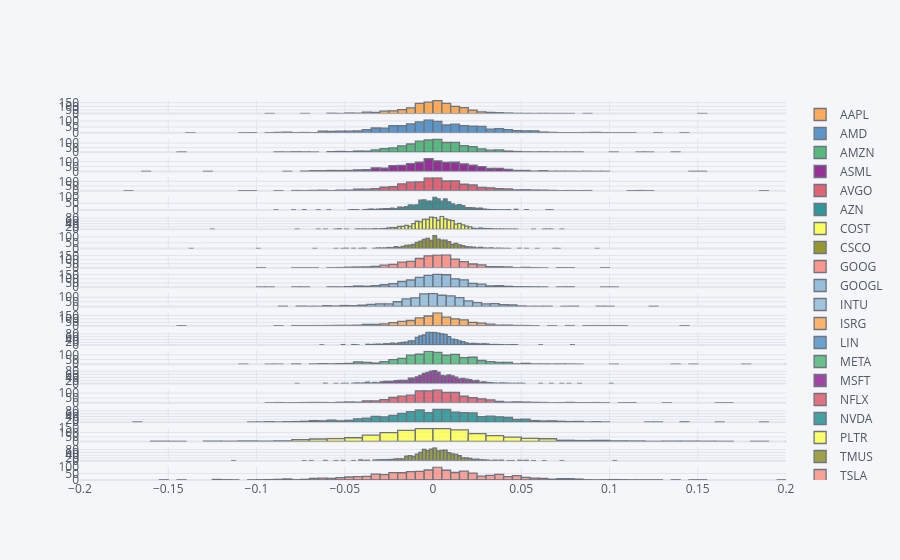

Notebook code cell kept with this figure:
### Code cell
fig = data_pct.iplot(kind='histogram',
          subplots=True,
          shared_xaxes=True,
          asFigure = True,
          )

for i in range(1, len(data_pct.columns) + 1):
    fig['layout'].update({f'xaxis{i}': {'range': [-0.2, 0.2]}})

pyo.iplot(fig)

### Figure 1 — Plotly figure (JSON) as saved in the notebook; plotly's stock layout.template omitted (floating-point values rounded to 4 significant figures; data arrays with more than 128 entries replaced by an {"elided": "..."} marker saying what was removed)
{"data": [{"histfunc": "count", "histnorm": "", "marker": {"color": "rgba(255, 153, 51, 1.0)", "line": {"color": "#4D5663", "width": 1.3}}, "name": "AAPL", "opacity": 0.8, "orientation": "v", "type": "histogram", "x": {"elided": "1183 float values"}, "xaxis": "x", "yaxis": "y"}, {"histfunc": "count", "histnorm": "", "marker": {"color": "rgba(55, 128, 191, 1.0)", "line": {"color": "#4D5663", "width": 1.3}}, "name": "AMD", "opacity": 0.8, "orientation": "v", "type": "histogram", "x": {"elided": "1183 float values"}, "xaxis": "x2", "yaxis": "y2"}, {"histfunc": "count", "histnorm": "", "marker": {"color": "rgba(50, 171, 96, 1.0)", "line": {"color": "#4D5663", "width": 1.3}}, "name": "AMZN", "opacity": 0.8, "orientation": "v", "type": "histogram", "x": {"elided": "1183 float values"}, "xaxis": "x3", "yaxis": "y3"}, {"histfunc": "count", "histnorm": "", "marker": {"color": "rgba(128, 0, 128, 1.0)", "line": {"color": "#4D5663", "width": 1.3}}, "name": "ASML", "opacity": 0.8, "orientation": "v", "type": "histogram", "x": {"elided": "1183 float values"}, "xaxis": "x4", "yaxis": "y4"}, {"histfunc": "count", "histnorm": "", "marker": {"color": "rgba(219, 64, 82, 1.0)", "line": {"color": "#4D5663", "width": 1.3}}, "name": "AVGO", "opacity": 0.8, "orientation": "v", "type": "histogram", "x": {"elided": "1183 float values"}, "xaxis": "x5", "yaxis": "y5"}, {"histfunc": "count", "histnorm": "", "marker": {"color": "rgba(0, 128, 128, 1.0)", "line": {"color": "#4D5663", "width": 1.3}}, "name": "AZN", "opacity": 0.8, "orientation": "v", "type": "histogram", "x": {"elided": "1183 float values"}, "xaxis": "x6", "yaxis": "y6"}, {"histfunc": "count", "histnorm": "", "marker": {"color": "rgba(255, 255, 51, 1.0)", "line": {"color": "#4D5663", "width": 1.3}}, "name": "COST", "opacity": 0.8, "orientation": "v", "type": "histogram", "x": {"elided": "1183 float values"}, "xaxis": "x7", "yaxis": "y7"}, {"histfunc": "count", "histnorm": "", "marker": {"color": "rgba(128, 128, 0, 1.0)", "line": {"color": "#4D5663", "width": 1.3}}, "name": "CSCO", "opacity": 0.8, "orientation": "v", "type": "histogram", "x": {"elided": "1183 float values"}, "xaxis": "x8", "yaxis": "y8"}, {"histfunc": "count", "histnorm": "", "marker": {"color": "rgba(251, 128, 114, 1.0)", "line": {"color": "#4D5663", "width": 1.3}}, "name": "GOOG", "opacity": 0.8, "orientation": "v", "type": "histogram", "x": {"elided": "1183 float values"}, "xaxis": "x9", "yaxis": "y9"}, {"histfunc": "count", "histnorm": "", "marker": {"color": "rgba(128, 177, 211, 1.0)", "line": {"color": "#4D5663", "width": 1.3}}, "name": "GOOGL", "opacity": 0.8, "orientation": "v", "type": "histogram", "x": {"elided": "1183 float values"}, "xaxis": "x10", "yaxis": "y10"}, {"histfunc": "count", "histnorm": "", "marker": {"color": "rgba(128, 177, 211, 0.8999999999999999)", "line": {"color": "#4D5663", "width": 1.3}}, "name": "INTU", "opacity": 0.8, "orientation": "v", "type": "histogram", "x": {"elided": "1183 float values"}, "xaxis": "x11", "yaxis": "y11"}, {"histfunc": "count", "histnorm": "", "marker": {"color": "rgba(255, 153, 51, 0.8999999999999999)", "line": {"color": "#4D5663", "width": 1.3}}, "name": "ISRG", "opacity": 0.8, "orientation": "v", "type": "histogram", "x": {"elided": "1183 float values"}, "xaxis": "x12", "yaxis": "y12"}, {"histfunc": "count", "histnorm": "", "marker": {"color": "rgba(55, 128, 191, 0.8999999999999999)", "line": {"color": "#4D5663", "width": 1.3}}, "name": "LIN", "opacity": 0.8, "orientation": "v", "type": "histogram", "x": {"elided": "1183 float values"}, "xaxis": "x13", "yaxis": "y13"}, {"histfunc": "count", "histnorm": "", "marker": {"color": "rgba(50, 171, 96, 0.8999999999999999)", "line": {"color": "#4D5663", "width": 1.3}}, "name": "META", "opacity": 0.8, "orientation": "v", "type": "histogram", "x": {"elided": "1183 float values"}, "xaxis": "x14", "yaxis": "y14"}, {"histfunc": "count", "histnorm": "", "marker": {"color": "rgba(128, 0, 128, 0.8999999999999999)", "line": {"color": "#4D5663", "width": 1.3}}, "name": "MSFT", "opacity": 0.8, "orientation": "v", "type": "histogram", "x": {"elided": "1183 float values"}, "xaxis": "x15", "yaxis": "y15"}, {"histfunc": "count", "histnorm": "", "marker": {"color": "rgba(219, 64, 82, 0.8999999999999999)", "line": {"color": "#4D5663", "width": 1.3}}, "name": "NFLX", "opacity": 0.8, "orientation": "v", "type": "histogram", "x": {"elided": "1183 float values"}, "xaxis": "x16", "yaxis": "y16"}, {"histfunc": "count", "histnorm": "", "marker": {"color": "rgba(0, 128, 128, 0.8999999999999999)", "line": {"color": "#4D5663", "width": 1.3}}, "name": "NVDA", "opacity": 0.8, "orientation": "v", "type": "histogram", "x": {"elided": "1183 float values"}, "xaxis": "x17", "yaxis": "y17"}, {"histfunc": "count", "histnorm": "", "marker": {"color": "rgba(255, 255, 51, 0.8999999999999999)", "line": {"color": "#4D5663", "width": 1.3}}, "name": "PLTR", "opacity": 0.8, "orientation": "v", "type": "histogram", "x": {"elided": "1183 float values"}, "xaxis": "x18", "yaxis": "y18"}, {"histfunc": "count", "histnorm": "", "marker": {"color": "rgba(128, 128, 0, 0.8999999999999999)", "line": {"color": "#4D5663", "width": 1.3}}, "name": "TMUS", "opacity": 0.8, "orientation": "v", "type": "histogram", "x": {"elided": "1183 float values"}, "xaxis": "x19", "yaxis": "y19"}, {"histfunc": "count", "histnorm": "", "marker": {"color": "rgba(251, 128, 114, 0.8999999999999999)", "line": {"color": "#4D5663", "width": 1.3}}, "name": "TSLA", "opacity": 0.8, "orientation": "v", "type": "histogram", "x": {"elided": "1183 float values"}, "xaxis": "x20", "yaxis": "y20"}], "layout": {"barmode": "overlay", "legend": {"bgcolor": "#F5F6F9", "font": {"color": "#4D5663"}}, "paper_bgcolor": "#F5F6F9", "plot_bgcolor": "#F5F6F9", "title": {"font": {"color": "#4D5663"}}, "xaxis": {"anchor": "y", "domain": [0, 1], "gridcolor": "#E1E5ED", "matches": "x20", "range": [-0.2, 0.2], "showgrid": true, "showticklabels": false, "tickfont": {"color": "#4D5663"}, "title": {"font": {"color": "#4D5663"}, "text": ""}, "zerolinecolor": "#E1E5ED"}, "xaxis10": {"anchor": "y10", "domain": [0, 1], "gridcolor": "#E1E5ED", "matches": "x20", "range": [-0.2, 0.2], "showgrid": true, "showticklabels": false, "tickfont": {"color": "#4D5663"}, "title": {"font": {"color": "#4D5663"}, "text": ""}, "zerolinecolor": "#E1E5ED"}, "xaxis11": {"anchor": "y11", "domain": [0, 1], "gridcolor": "#E1E5ED", "matches": "x20", "range": [-0.2, 0.2], "showgrid": true, "showticklabels": false, "tickfont": {"color": "#4D5663"}, "title": {"font": {"color": "#4D5663"}, "text": ""}, "zerolinecolor": "#E1E5ED"}, "xaxis12": {"anchor": "y12", "domain": [0, 1], "gridcolor": "#E1E5ED", "matches": "x20", "range": [-0.2, 0.2], "showgrid": true, "showticklabels": false, "tickfont": {"color": "#4D5663"}, "title": {"font": {"color": "#4D5663"}, "text": ""}, "zerolinecolor": "#E1E5ED"}, "xaxis13": {"anchor": "y13", "domain": [0, 1], "gridcolor": "#E1E5ED", "matches": "x20", "range": [-0.2, 0.2], "showgrid": true, "showticklabels": false, "tickfont": {"color": "#4D5663"}, "title": {"font": {"color": "#4D5663"}, "text": ""}, "zerolinecolor": "#E1E5ED"}, "xaxis14": {"anchor": "y14", "domain": [0, 1], "gridcolor": "#E1E5ED", "matches": "x20", "range": [-0.2, 0.2], "showgrid": true, "showticklabels": false, "tickfont": {"color": "#4D5663"}, "title": {"font": {"color": "#4D5663"}, "text": ""}, "zerolinecolor": "#E1E5ED"}, "xaxis15": {"anchor": "y15", "domain": [0, 1], "gridcolor": "#E1E5ED", "matches": "x20", "range": [-0.2, 0.2], "showgrid": true, "showticklabels": false, "tickfont": {"color": "#4D5663"}, "title": {"font": {"color": "#4D5663"}, "text": ""}, "zerolinecolor": "#E1E5ED"}, "xaxis16": {"anchor": "y16", "domain": [0, 1], "gridcolor": "#E1E5ED", "matches": "x20", "range": [-0.2, 0.2], "showgrid": true, "showticklabels": false, "tickfont": {"color": "#4D5663"}, "title": {"font": {"color": "#4D5663"}, "text": ""}, "zerolinecolor": "#E1E5ED"}, "xaxis17": {"anchor": "y17", "domain": [0, 1], "gridcolor": "#E1E5ED", "matches": "x20", "range": [-0.2, 0.2], "showgrid": true, "showticklabels": false, "tickfont": {"color": "#4D5663"}, "title": {"font": {"color": "#4D5663"}, "text": ""}, "zerolinecolor": "#E1E5ED"}, "xaxis18": {"anchor": "y18", "domain": [0, 1], "gridcolor": "#E1E5ED", "matches": "x20", "range": [-0.2, 0.2], "showgrid": true, "showticklabels": false, "tickfont": {"color": "#4D5663"}, "title": {"font": {"color": "#4D5663"}, "text": ""}, "zerolinecolor": "#E1E5ED"}, "xaxis19": {"anchor": "y19", "domain": [0, 1], "gridcolor": "#E1E5ED", "matches": "x20", "range": [-0.2, 0.2], "showgrid": true, "showticklabels": false, "tickfont": {"color": "#4D5663"}, "title": {"font": {"color": "#4D5663"}, "text": ""}, "zerolinecolor": "#E1E5ED"}, "xaxis2": {"anchor": "y2", "domain": [0, 1], "gridcolor": "#E1E5ED", "matches": "x20", "range": [-0.2, 0.2], "showgrid": true, "showticklabels": false, "tickfont": {"color": "#4D5663"}, "title": {"font": {"color": "#4D5663"}, "text": ""}, "zerolinecolor": "#E1E5ED"}, "xaxis20": {"anchor": "y20", "domain": [0, 1], "gridcolor": "#E1E5ED", "range": [-0.2, 0.2], "showgrid": true, "tickfont": {"color": "#4D5663"}, "title": {"font": {"color": "#4D5663"}, "text": ""}, "zerolinecolor": "#E1E5ED"}, "xaxis3": {"anchor": "y3", "domain": [0, 1], "gridcolor": "#E1E5ED", "matches": "x20", "range": [-0.2, 0.2], "showgrid": true, "showticklabels": false, "tickfont": {"color": "#4D5663"}, "title": {"font": {"color": "#4D5663"}, "text": ""}, "zerolinecolor": "#E1E5ED"}, "xaxis4": {"anchor": "y4", "domain": [0, 1], "gridcolor": "#E1E5ED", "matches": "x20", "range": [-0.2, 0.2], "showgrid": true, "showticklabels": false, "tickfont": {"color": "#4D5663"}, "title": {"font": {"color": "#4D5663"}, "text": ""}, "zerolinecolor": "#E1E5ED"}, "xaxis5": {"anchor": "y5", "domain": [0, 1], "gridcolor": "#E1E5ED", "matches": "x20", "range": [-0.2, 0.2], "showgrid": true, "showticklabels": false, "tickfont": {"color": "#4D5663"}, "title": {"font": {"color": "#4D5663"}, "text": ""}, "zerolinecolor": "#E1E5ED"}, "xaxis6": {"anchor": "y6", "domain": [0, 1], "gridcolor": "#E1E5ED", "matches": "x20", "range": [-0.2, 0.2], "showgrid": true, "showticklabels": false, "tickfont": {"color": "#4D5663"}, "title": {"font": {"color": "#4D5663"}, "text": ""}, "zerolinecolor": "#E1E5ED"}, "xaxis7": {"anchor": "y7", "domain": [0, 1], "gridcolor": "#E1E5ED", "matches": "x20", "range": [-0.2, 0.2], "showgrid": true, "showticklabels": false, "tickfont": {"color": "#4D5663"}, "title": {"font": {"color": "#4D5663"}, "text": ""}, "zerolinecolor": "#E1E5ED"}, "xaxis8": {"anchor": "y8", "domain": [0, 1], "gridcolor": "#E1E5ED", "matches": "x20", "range": [-0.2, 0.2], "showgrid": true, "showticklabels": false, "tickfont": {"color": "#4D5663"}, "title": {"font": {"color": "#4D5663"}, "text": ""}, "zerolinecolor": "#E1E5ED"}, "xaxis9": {"anchor": "y9", "domain": [0, 1], "gridcolor": "#E1E5ED", "matches": "x20", "range": [-0.2, 0.2], "showgrid": true, "showticklabels": false, "tickfont": {"color": "#4D5663"}, "title": {"font": {"color": "#4D5663"}, "text": ""}, "zerolinecolor": "#E1E5ED"}, "yaxis": {"anchor": "x", "domain": [0.9642, 1.0], "gridcolor": "#E1E5ED", "showgrid": true, "tickfont": {"color": "#4D5663"}, "title": {"font": {"color": "#4D5663"}, "text": ""}, "zerolinecolor": "#E1E5ED"}, "yaxis10": {"anchor": "x10", "domain": [0.5075, 0.5433], "gridcolor": "#E1E5ED", "showgrid": true, "tickfont": {"color": "#4D5663"}, "title": {"font": {"color": "#4D5663"}, "text": ""}, "zerolinecolor": "#E1E5ED"}, "yaxis11": {"anchor": "x11", "domain": [0.4568, 0.4925], "gridcolor": "#E1E5ED", "showgrid": true, "tickfont": {"color": "#4D5663"}, "title": {"font": {"color": "#4D5663"}, "text": ""}, "zerolinecolor": "#E1E5ED"}, "yaxis12": {"anchor": "x12", "domain": [0.406, 0.4418], "gridcolor": "#E1E5ED", "showgrid": true, "tickfont": {"color": "#4D5663"}, "title": {"font": {"color": "#4D5663"}, "text": ""}, "zerolinecolor": "#E1E5ED"}, "yaxis13": {"anchor": "x13", "domain": [0.3553, 0.391], "gridcolor": "#E1E5ED", "showgrid": true, "tickfont": {"color": "#4D5663"}, "title": {"font": {"color": "#4D5663"}, "text": ""}, "zerolinecolor": "#E1E5ED"}, "yaxis14": {"anchor": "x14", "domain": [0.3045, 0.3402], "gridcolor": "#E1E5ED", "showgrid": true, "tickfont": {"color": "#4D5663"}, "title": {"font": {"color": "#4D5663"}, "text": ""}, "zerolinecolor": "#E1E5ED"}, "yaxis15": {"anchor": "x15", "domain": [0.2538, 0.2895], "gridcolor": "#E1E5ED", "showgrid": true, "tickfont": {"color": "#4D5663"}, "title": {"font": {"color": "#4D5663"}, "text": ""}, "zerolinecolor": "#E1E5ED"}, "yaxis16": {"anchor": "x16", "domain": [0.203, 0.2388], "gridcolor": "#E1E5ED", "showgrid": true, "tickfont": {"color": "#4D5663"}, "title": {"font": {"color": "#4D5663"}, "text": ""}, "zerolinecolor": "#E1E5ED"}, "yaxis17": {"anchor": "x17", "domain": [0.1522, 0.188], "gridcolor": "#E1E5ED", "showgrid": true, "tickfont": {"color": "#4D5663"}, "title": {"font": {"color": "#4D5663"}, "text": ""}, "zerolinecolor": "#E1E5ED"}, "yaxis18": {"anchor": "x18", "domain": [0.1015, 0.1373], "gridcolor": "#E1E5ED", "showgrid": true, "tickfont": {"color": "#4D5663"}, "title": {"font": {"color": "#4D5663"}, "text": ""}, "zerolinecolor": "#E1E5ED"}, "yaxis19": {"anchor": "x19", "domain": [0.05075, 0.0865], "gridcolor": "#E1E5ED", "showgrid": true, "tickfont": {"color": "#4D5663"}, "title": {"font": {"color": "#4D5663"}, "text": ""}, "zerolinecolor": "#E1E5ED"}, "yaxis2": {"anchor": "x2", "domain": [0.9135, 0.9492], "gridcolor": "#E1E5ED", "showgrid": true, "tickfont": {"color": "#4D5663"}, "title": {"font": {"color": "#4D5663"}, "text": ""}, "zerolinecolor": "#E1E5ED"}, "yaxis20": {"anchor": "x20", "domain": [0, 0.03575], "gridcolor": "#E1E5ED", "showgrid": true, "tickfont": {"color": "#4D5663"}, "title": {"font": {"color": "#4D5663"}, "text": ""}, "zerolinecolor": "#E1E5ED"}, "yaxis3": {"anchor": "x3", "domain": [0.8628, 0.8985], "gridcolor": "#E1E5ED", "showgrid": true, "tickfont": {"color": "#4D5663"}, "title": {"font": {"color": "#4D5663"}, "text": ""}, "zerolinecolor": "#E1E5ED"}, "yaxis4": {"anchor": "x4", "domain": [0.812, 0.8478], "gridcolor": "#E1E5ED", "showgrid": true, "tickfont": {"color": "#4D5663"}, "title": {"font": {"color": "#4D5663"}, "text": ""}, "zerolinecolor": "#E1E5ED"}, "yaxis5": {"anchor": "x5", "domain": [0.7613, 0.797], "gridcolor": "#E1E5ED", "showgrid": true, "tickfont": {"color": "#4D5663"}, "title": {"font": {"color": "#4D5663"}, "text": ""}, "zerolinecolor": "#E1E5ED"}, "yaxis6": {"anchor": "x6", "domain": [0.7105, 0.7463], "gridcolor": "#E1E5ED", "showgrid": true, "tickfont": {"color": "#4D5663"}, "title": {"font": {"color": "#4D5663"}, "text": ""}, "zerolinecolor": "#E1E5ED"}, "yaxis7": {"anchor": "x7", "domain": [0.6598, 0.6955], "gridcolor": "#E1E5ED", "showgrid": true, "tickfont": {"color": "#4D5663"}, "title": {"font": {"color": "#4D5663"}, "text": ""}, "zerolinecolor": "#E1E5ED"}, "yaxis8": {"anchor": "x8", "domain": [0.609, 0.6447], "gridcolor": "#E1E5ED", "showgrid": true, "tickfont": {"color": "#4D5663"}, "title": {"font": {"color": "#4D5663"}, "text": ""}, "zerolinecolor": "#E1E5ED"}, "yaxis9": {"anchor": "x9", "domain": [0.5583, 0.594], "gridcolor": "#E1E5ED", "showgrid": true, "tickfont": {"color": "#4D5663"}, "title": {"font": {"color": "#4D5663"}, "text": ""}, "zerolinecolor": "#E1E5ED"}}}
